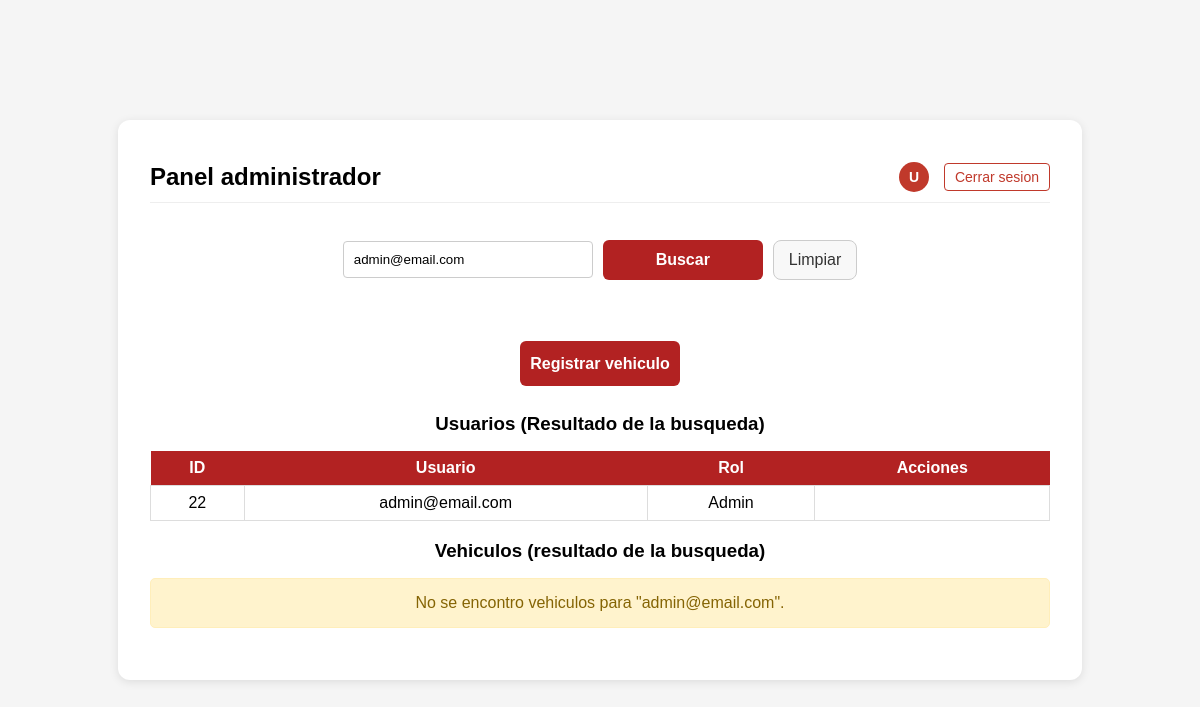
The app's page /usuarios/hashboard_administrador.php?busqueda=admin@email.com (signed in) with its own data.
### tables this page shows
CREATE TABLE `usuarios` (
  `id` int(11) NOT NULL,
  `usuario` varchar(50) DEFAULT NULL,
  `password` varchar(255) NOT NULL,
  `rol` tinyint(1) NOT NULL DEFAULT 2,
  `estado` tinyint(1) NOT NULL DEFAULT 1
);

### usuarios/hashboard_administrador.php (the view, shortened to what this page needs)
<?php
$mensaje_exito = $_GET['msg'] ?? null;
$usuario_rol = $_SESSION['usuario_rol'] ?? 2;
$datos_usuarios = [];
$vehiculos_busqueda = [];
$mostrar_busqueda = false;
if (!$mensaje_exito) {
    require __DIR__ . '/../includes/db.php';
    $busqueda = $_GET['busqueda'] ?? '';
    if ($busqueda) {
        $mostrar_busqueda = true;
        $param = '%' . $busqueda . '%';
        $stmt_u = $conn->prepare("SELECT id, usuario, rol FROM usuarios WHERE usuario LIKE ?");
        $stmt_u->execute([$param]);
        $datos_usuarios = $stmt_u->fetchAll(PDO::FETCH_ASSOC);
        $motor_busquedaV = "
             SELECT
                 v.id, v.marca, v.modelo, v.anio, v.dominio, v.descripcion, u.usuario AS vendedor, c.nombre AS cliente_nombre, c.apellido AS cliente_apellido
             FROM vehiculos v
             JOIN usuarios u ON v.vendedor_id = u.id
             JOIN clientes c ON v.cliente_id = c.id
             WHERE
                 v.marca LIKE ?
                 OR v.modelo LIKE ?
                 OR v.dominio LIKE ?
                 OR v.chasis LIKE ?
                 OR c.dni LIKE ?
                 OR c.nombre LIKE ?
                 OR c.apellido LIKE ?
             ORDER BY v.id DESC
           ";
        $stmt_v = $conn->prepare($motor_busquedaV);
        $stmt_v->execute([$param, $param, $param, $param, $param, $param, $param]);
        $vehiculos_busqueda = $stmt_v->fetchAll(PDO::FETCH_ASSOC);
    }
} else {
    $usuario_rol = $_SESSION['usuario_rol'] ?? 2;
}
?>
<!DOCTYPE html>
<html lang="es">
<head>
    <link rel="stylesheet" href="../css/style.css">
</head>
<body>
    <div class="container">
        <div class="card">
            <div class="panel-header">
                <h2 class="titulo-principal">Panel administrador</h2>
                <div class="user-actions">
                    <span class="user-badge" title="<?= htmlspecialchars($_SESSION['usuario']) ?> (<?= $usuario_rol == 1 ? 'ADMINISTRADOR' : 'EMPLEADO' ?>)">
                        <?= strtoupper(substr($_SESSION['usuario'], 0, 1)) ?>
                    </span>
                    <a class="btn-logout" href="../logout.php">Cerrar sesion</a>
                </div>
            </div>
            <div class="center" style="margin-bottom: 2rem;">
                <form method="GET" class="form form-centered">
                    <div class="form-inline">
                        <input type="text" name="busqueda" placeholder="Buscar..." value="<?= htmlspecialchars($busqueda) ?>">
                        <div class="btn-search-group">
                            <button type="submit" class="btn primary">Buscar</button>
                            <a href="hashboard_administrador.php" class="btn btn-secondary">Limpiar</a>
                        </div>
                    </div>
                </form>
            </div>
            <div class="center" style="margin-bottom: 1rem;">
                <div class="btn-group">
                    <a class="btn primary" href="../vehiculos/registrar_vehiculo.php">Registrar vehiculo</a>
                </div>
            </div>
            <?php
            if (!isset($mensaje_exito)):
                if ($usuario_rol == 1 || ($mostrar_busqueda && !empty($datos_usuarios))):
            ?>
                    <h3 id="usuarios">Usuarios (<?= $busqueda ? 'Resultado de la busqueda' : 'Todos' ?>)</h3>
                    <table class="table">
                        <thead>
                            <tr>
                                <th>ID</th>
                                <th>Usuario</th>
                                <th>Rol</th>
                                <th>Acciones</th>
                            </tr>
                        </thead>
                        <tbody>
                            <?php
                            foreach ($datos_usuarios as $u):
                                $texto_rol = $u['rol'] == 1 ? 'Admin' : 'Empleado';
                            ?>
                                <tr>
                                    <td><?= $u['id'] ?></td>
                                    <td><?= htmlspecialchars($u['usuario']) ?></td>
                                    <td><?= $texto_rol ?></td>
                                    <td>
                                    </td>
                                </tr>
                            <?php endforeach; ?>
                        </tbody>
                    </table>
                <?php endif; ?>
                <?php if ($mostrar_busqueda): ?>
                    <h3>Vehiculos (resultado de la busqueda)</h3>
                    <?php if (empty($vehiculos_busqueda)): ?>
                        <div class="alert warning" style="text-align: center; margin-bottom: 20px;">
                            No se encontro vehiculos para "<?= htmlspecialchars($busqueda) ?>".
                        </div>
                    <?php endif; ?>
                <?php endif; ?>
            <?php endif; ?>
        </div>
    </div>
</body>
</html>

### css/style.css (style rules this page uses)
body { font-family: Arial, sans-serif; background-color: #f5f5f5; margin: 0; padding: 0; }
.container { display: flex; justify-content: center; align-items: center; min-height: 100vh; }
.card { background: #fff; padding: 2rem; border-radius: 12px; box-shadow: 0 2px 10px rgba(0,0,0,0.1); max-width: 900px; width: 100%; }
h2, h3 { color: #000000; margin-bottom: 1rem; text-align: center; }
.form input[type="text"], .form input[type="password"], .form select { max-width: 300px; margin: 0.5rem auto; display: block; padding: 0.6rem; border: 1px solid #a0a0a0; border-radius: 8px; }
.form-centered { max-width: 500px; margin: 0 auto; text-align: center; }
.btn { border-radius: 8px; text-decoration: none; text-align: center; cursor: pointer; padding: 0.5rem 1rem; margin: 0.3rem; display: inline-block; }
.btn.primary { background: #b22222; color: #fff; display: inline-block; width: 100%; max-width: 250px; margin: 0.5rem auto; text-align: center; height: 45px; line-height: 45px; padding: 0; border-radius: 6px; font-size: 1rem; font-weight: bold; border: #000; cursor: pointer; }
.table { width: 100%; border-collapse: collapse; margin-top: 1rem; }
.table th { background: #b22222; color: #fff; padding: 0.5rem; }
.table td { border: 1px solid #ddd; padding: 0.5rem; text-align: center; }
.btn.primary { background: #b22222; color: #fff; display: inline-block; min-width: 160px; margin: 0.5rem auto; }
.center { display: flex; justify-content: center; gap: 2rem; margin: 1rem 0; }
.btn-group { display: flex; justify-content: center; gap: 1rem; }

### usuarios/hashboard_administrador.php (style rules this page uses)
.panel-header { display: flex; justify-content: space-between; align-items: center; padding: 10px 0; border-bottom: 1px solid #eee; margin-bottom: 30px; }
.titulo-principal { margin: 0; }
.user-actions { display: flex; align-items: center; gap: 15px; }
.user-badge { display: inline-flex; align-items: center; justify-content: center; width: 30px; height: 30px; border-radius: 50%; background-color: #c0392b; color: white; font-weight: bold; font-size: 14px; cursor: pointer; }
.btn-logout { text-decoration: none; color: #c0392b; background: none; border: 1px solid #c0392b; padding: 5px 10px; border-radius: 4px; transition: background-color 0.2s; font-size: 14px; }
.form-centered { display: flex; flex-direction: column; align-items: center; }
.form-inline { display: flex; gap: 10px; margin-bottom: 15px; align-items: center; max-width: 700px; width: 100%; justify-content: center; }
.btn-search-group { display: flex; gap: 10px; flex-shrink: 0; }
.form-centered input[type="text"] { flex-grow: 1; min-width: 250px; padding: 10px; border: 1px solid #ccc; border-radius: 4px; box-sizing: border-box; }
.form-inline .btn, .form-inline button { display: inline-flex; align-items: center; justify-content: center; line-height: 1.2; padding: 10px 15px; height: 40px; margin: 0; box-sizing: border-box; border: 1px solid transparent; }
.btn-secondary { background-color: #f8f8f8; color: #333; border: 1px solid #ccc !important; }
.alert.warning { padding: 15px; border-radius: 5px; background-color: #fff3cd; border: 1px solid #ffeeba; color: #856404; }

### records on screen
usuarios: id "22", usuario "admin@email.com", rol "Admin"

### other values on screen
substr($_SESSION['usuario'], 0, 1) "U"
$busqueda "admin@email.com"
